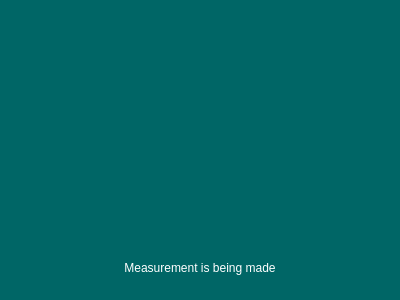
<?xml version="1.0" encoding="UTF-8"?>
<ui version="4.0">
 <class>LoadingDialog</class>
 <widget class="QDialog" name="LoadingDialog">
  <property name="geometry">
   <rect>
    <x>0</x>
    <y>0</y>
    <width>400</width>
    <height>300</height>
   </rect>
  </property>
  <property name="windowTitle">
   <string>Dialog</string>
  </property>
  <property name="styleSheet">
   <string notr="true">background-color: rgb(0, 102, 102);</string>
  </property>
  <widget class="QLabel" name="label_2">
   <property name="geometry">
    <rect>
     <x>0</x>
     <y>250</y>
     <width>400</width>
     <height>35</height>
    </rect>
   </property>
   <property name="styleSheet">
    <string notr="true">background-color: rgb(0, 102, 102);
color: rgb(255, 255, 255);
border: 0px;
font: 26px 'Lato-Bold';
text-align: center;</string>
   </property>
   <property name="text">
    <string>Measurement is being made</string>
   </property>
   <property name="alignment">
    <set>Qt::AlignCenter</set>
   </property>
  </widget>
  <widget class="QLabel" name="label">
   <property name="geometry">
    <rect>
     <x>100</x>
     <y>25</y>
     <width>200</width>
     <height>200</height>
    </rect>
   </property>
   <property name="styleSheet">
    <string notr="true"/>
   </property>
   <property name="text">
    <string/>
   </property>
  </widget>
 </widget>
 <resources/>
 <connections/>
</ui>
